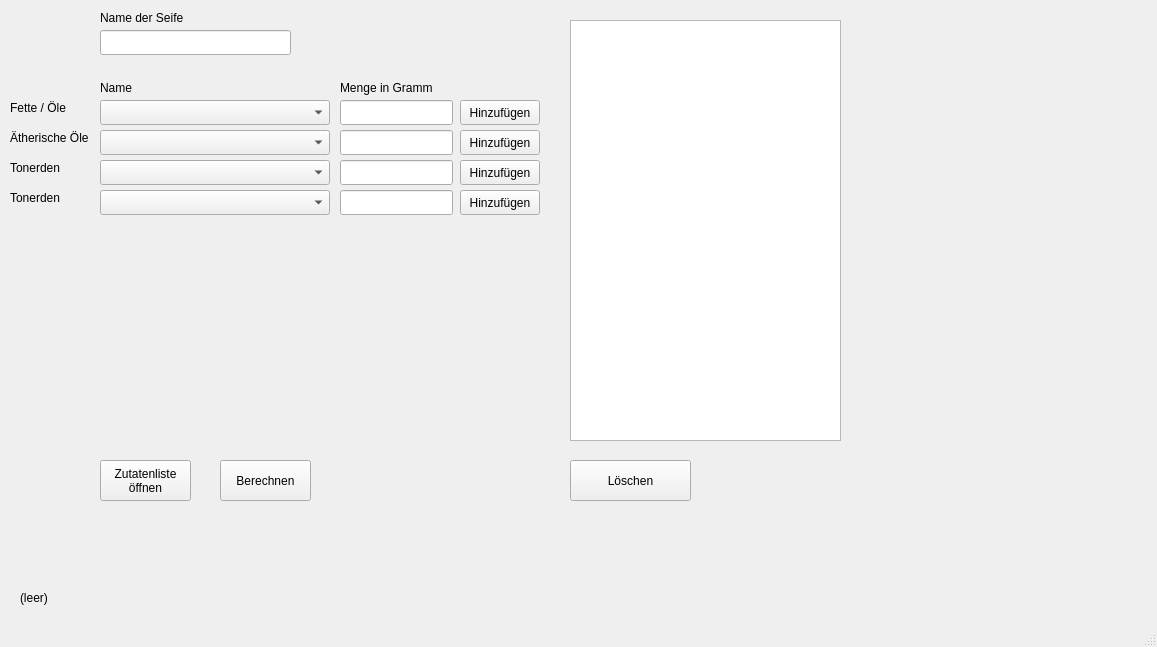
<?xml version="1.0" encoding="UTF-8"?>
<ui version="4.0">
 <class>Seifenrechner</class>
 <widget class="QMainWindow" name="Seifenrechner">
  <property name="geometry">
   <rect>
    <x>0</x>
    <y>0</y>
    <width>1157</width>
    <height>647</height>
   </rect>
  </property>
  <property name="windowTitle">
   <string>MainWindow</string>
  </property>
  <widget class="QWidget" name="centralwidget">
   <widget class="QPushButton" name="cmdZutaten">
    <property name="geometry">
     <rect>
      <x>100</x>
      <y>460</y>
      <width>91</width>
      <height>41</height>
     </rect>
    </property>
    <property name="text">
     <string>Zutatenliste
öffnen</string>
    </property>
   </widget>
   <widget class="QComboBox" name="cmbFette">
    <property name="geometry">
     <rect>
      <x>100</x>
      <y>100</y>
      <width>230</width>
      <height>25</height>
     </rect>
    </property>
   </widget>
   <widget class="QLabel" name="lblFette">
    <property name="geometry">
     <rect>
      <x>10</x>
      <y>100</y>
      <width>81</width>
      <height>16</height>
     </rect>
    </property>
    <property name="text">
     <string>Fette / Öle</string>
    </property>
   </widget>
   <widget class="QPushButton" name="cmdFettHnzufuegen">
    <property name="geometry">
     <rect>
      <x>460</x>
      <y>100</y>
      <width>80</width>
      <height>25</height>
     </rect>
    </property>
    <property name="text">
     <string>Hinzufügen</string>
    </property>
   </widget>
   <widget class="QLineEdit" name="edtFettMenge">
    <property name="geometry">
     <rect>
      <x>340</x>
      <y>100</y>
      <width>113</width>
      <height>25</height>
     </rect>
    </property>
   </widget>
   <widget class="QLabel" name="lblFettName">
    <property name="geometry">
     <rect>
      <x>100</x>
      <y>80</y>
      <width>58</width>
      <height>15</height>
     </rect>
    </property>
    <property name="text">
     <string>Name</string>
    </property>
   </widget>
   <widget class="QLabel" name="lblFettMenge">
    <property name="geometry">
     <rect>
      <x>340</x>
      <y>80</y>
      <width>111</width>
      <height>16</height>
     </rect>
    </property>
    <property name="text">
     <string>Menge in Gramm</string>
    </property>
   </widget>
   <widget class="QLabel" name="lblFehlerAusgabe">
    <property name="geometry">
     <rect>
      <x>20</x>
      <y>590</y>
      <width>501</width>
      <height>16</height>
     </rect>
    </property>
    <property name="text">
     <string>(leer)</string>
    </property>
   </widget>
   <widget class="QLabel" name="label">
    <property name="geometry">
     <rect>
      <x>100</x>
      <y>10</y>
      <width>101</width>
      <height>16</height>
     </rect>
    </property>
    <property name="text">
     <string>Name der Seife</string>
    </property>
   </widget>
   <widget class="QLineEdit" name="edtSeifenName">
    <property name="geometry">
     <rect>
      <x>100</x>
      <y>30</y>
      <width>191</width>
      <height>25</height>
     </rect>
    </property>
   </widget>
   <widget class="QPushButton" name="cmdBerechnen">
    <property name="geometry">
     <rect>
      <x>220</x>
      <y>460</y>
      <width>91</width>
      <height>41</height>
     </rect>
    </property>
    <property name="text">
     <string>Berechnen</string>
    </property>
   </widget>
   <widget class="QPushButton" name="cmdLoeschen">
    <property name="geometry">
     <rect>
      <x>570</x>
      <y>460</y>
      <width>121</width>
      <height>41</height>
     </rect>
    </property>
    <property name="text">
     <string>Löschen</string>
    </property>
   </widget>
   <widget class="QListWidget" name="lstRezept">
    <property name="geometry">
     <rect>
      <x>570</x>
      <y>20</y>
      <width>271</width>
      <height>421</height>
     </rect>
    </property>
   </widget>
   <widget class="QLineEdit" name="edtAetherischOele">
    <property name="geometry">
     <rect>
      <x>340</x>
      <y>130</y>
      <width>113</width>
      <height>25</height>
     </rect>
    </property>
   </widget>
   <widget class="QComboBox" name="cmbAetherischeOele">
    <property name="geometry">
     <rect>
      <x>100</x>
      <y>130</y>
      <width>230</width>
      <height>25</height>
     </rect>
    </property>
   </widget>
   <widget class="QPushButton" name="cmdAethOelHinzufuegen">
    <property name="geometry">
     <rect>
      <x>460</x>
      <y>130</y>
      <width>80</width>
      <height>25</height>
     </rect>
    </property>
    <property name="text">
     <string>Hinzufügen</string>
    </property>
   </widget>
   <widget class="QLabel" name="lblAetherischeOele">
    <property name="geometry">
     <rect>
      <x>10</x>
      <y>130</y>
      <width>91</width>
      <height>16</height>
     </rect>
    </property>
    <property name="text">
     <string>Ätherische Öle</string>
    </property>
   </widget>
   <widget class="QLabel" name="lblTonerden">
    <property name="geometry">
     <rect>
      <x>10</x>
      <y>160</y>
      <width>91</width>
      <height>16</height>
     </rect>
    </property>
    <property name="text">
     <string>Tonerden</string>
    </property>
   </widget>
   <widget class="QLineEdit" name="edtTonerden">
    <property name="geometry">
     <rect>
      <x>340</x>
      <y>160</y>
      <width>113</width>
      <height>25</height>
     </rect>
    </property>
   </widget>
   <widget class="QComboBox" name="cmbTonerden">
    <property name="geometry">
     <rect>
      <x>100</x>
      <y>160</y>
      <width>230</width>
      <height>25</height>
     </rect>
    </property>
   </widget>
   <widget class="QPushButton" name="cmdTonerdenHinufuegen">
    <property name="geometry">
     <rect>
      <x>460</x>
      <y>160</y>
      <width>80</width>
      <height>25</height>
     </rect>
    </property>
    <property name="text">
     <string>Hinzufügen</string>
    </property>
   </widget>
   <widget class="QLineEdit" name="edtParfuemOele">
    <property name="geometry">
     <rect>
      <x>340</x>
      <y>190</y>
      <width>113</width>
      <height>25</height>
     </rect>
    </property>
   </widget>
   <widget class="QLabel" name="lblTonerden_2">
    <property name="geometry">
     <rect>
      <x>10</x>
      <y>190</y>
      <width>91</width>
      <height>16</height>
     </rect>
    </property>
    <property name="text">
     <string>Tonerden</string>
    </property>
   </widget>
   <widget class="QComboBox" name="cmbParfuemOele">
    <property name="geometry">
     <rect>
      <x>100</x>
      <y>190</y>
      <width>230</width>
      <height>25</height>
     </rect>
    </property>
   </widget>
   <widget class="QPushButton" name="cmdParfuemOelHinzufuegen">
    <property name="geometry">
     <rect>
      <x>460</x>
      <y>190</y>
      <width>80</width>
      <height>25</height>
     </rect>
    </property>
    <property name="text">
     <string>Hinzufügen</string>
    </property>
   </widget>
  </widget>
  <widget class="QMenuBar" name="menubar">
   <property name="geometry">
    <rect>
     <x>0</x>
     <y>0</y>
     <width>1157</width>
     <height>20</height>
    </rect>
   </property>
  </widget>
  <widget class="QStatusBar" name="statusbar"/>
 </widget>
 <resources/>
 <connections/>
</ui>
